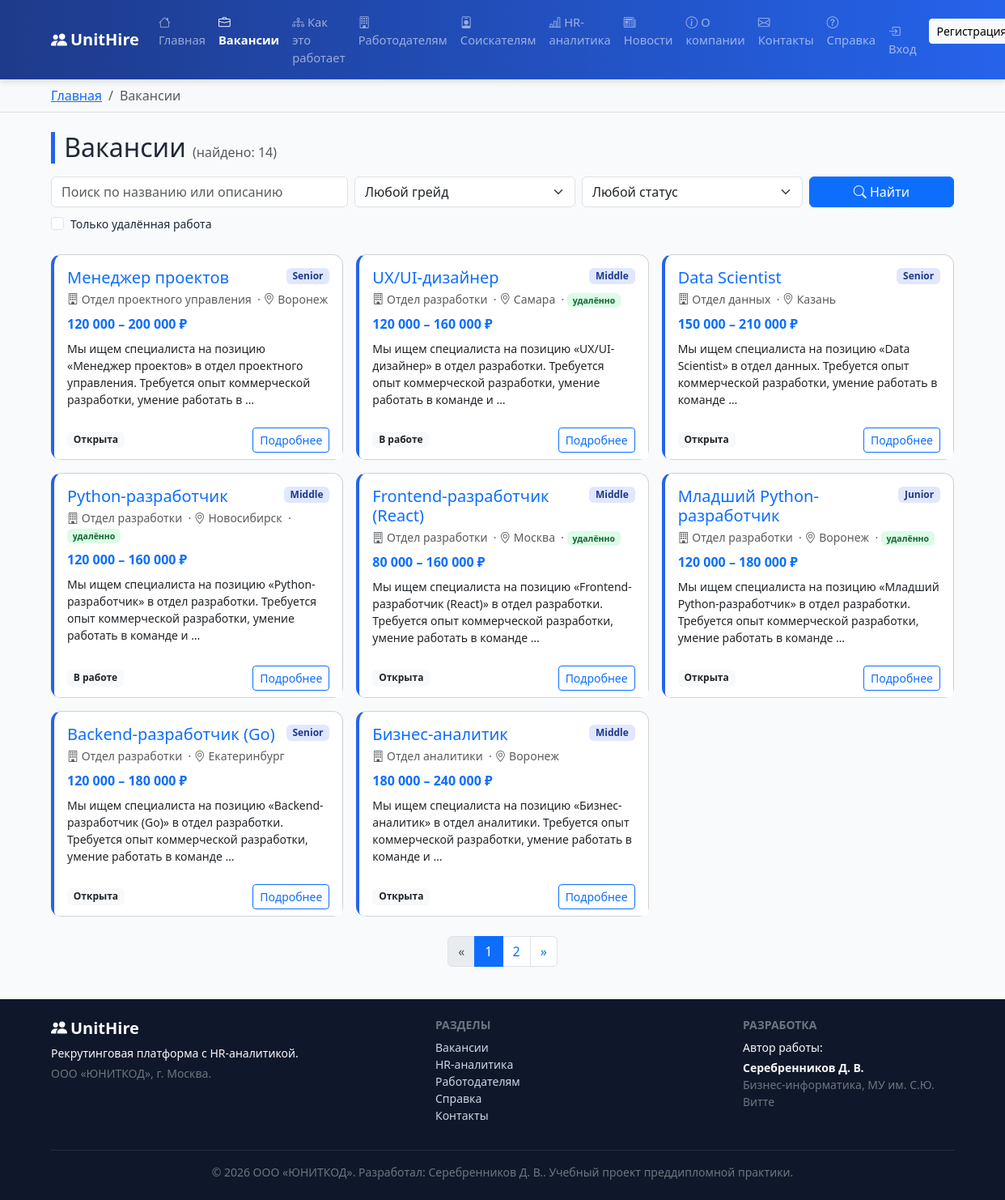
Page /vacancies/ on the committed database.
### core/models.py (models this page shows, shortened)
class Vacancy(models.Model):
    title = models.CharField("Название вакансии", max_length=150)
    department = models.ForeignKey(Department, verbose_name="Отдел",
                                   on_delete=models.PROTECT, related_name="vacancies")
    grade = models.CharField("Грейд", max_length=20, choices=Grade.choices,
                             default=Grade.MIDDLE)
    salary_min = models.PositiveIntegerField("Зарплата от, ₽", default=0)
    salary_max = models.PositiveIntegerField("Зарплата до, ₽", default=0)
    status = models.CharField("Статус", max_length=20, choices=VacancyStatus.choices,
                              default=VacancyStatus.OPEN)
    recruiter = models.ForeignKey(
        settings.AUTH_USER_MODEL, verbose_name="Ответственный рекрутёр",
        on_delete=models.SET_NULL, null=True, blank=True, related_name="vacancies",
        limit_choices_to={"role": Role.RECRUITER})
    required_skills = models.ManyToManyField(
        Skill, through="VacancySkill", verbose_name="Требуемые навыки",
        related_name="vacancies")
    description = models.TextField("Описание и требования", blank=True)
    city = models.CharField("Город", max_length=80, blank=True, default="Москва")
    is_remote = models.BooleanField("Удалённая работа", default=False)
    opened_at = models.DateField("Дата открытия", default=timezone.localdate)
    planned_close = models.DateField("Плановая дата закрытия", null=True, blank=True)
    closed_at = models.DateField("Фактическая дата закрытия", null=True, blank=True)
    class Meta:
        verbose_name = "Вакансия"
        verbose_name_plural = "Вакансии"
        ordering = ["-opened_at"]
        indexes = [models.Index(fields=["status"])]
    def salary_range(self):
        if self.salary_min and self.salary_max:
            return f"{self.salary_min:,} – {self.salary_max:,} ₽".replace(",", " ")
        if self.salary_max:
            return f"до {self.salary_max:,} ₽".replace(",", " ")
        return "по договорённости"

class Department(models.Model):
    name = models.CharField("Название отдела", max_length=120, unique=True)
    head = models.CharField("Руководитель", max_length=120, blank=True)
    headcount_plan = models.PositiveIntegerField("Плановая численность", default=0)
    description = models.TextField("Описание", blank=True)
    class Meta:
        verbose_name = "Отдел"
        verbose_name_plural = "Отделы"
        ordering = ["name"]

### core/views.py (the view)
# urls.py: path("vacancies/", views.vacancies, name="vacancies"),
def vacancies(request):
    qs = Vacancy.objects.select_related("department", "recruiter").all()
    query = request.GET.get("q", "").strip()
    grade = request.GET.get("grade", "")
    status = request.GET.get("status", "")
    remote = request.GET.get("remote", "")
    if query:
        qs = qs.filter(Q(title__icontains=query) | Q(description__icontains=query)
                       | Q(department__name__icontains=query))
    if grade:
        qs = qs.filter(grade=grade)
    if status:
        qs = qs.filter(status=status)
    if remote == "1":
        qs = qs.filter(is_remote=True)
    paginator = Paginator(qs, 8)
    page = paginator.get_page(request.GET.get("page"))
    context = {
        "breadcrumbs": _crumbs(("Главная", reverse("home")), ("Вакансии", None)),
        "page_obj": page, "querystring": _querystring(request),
        "query": query,
        "grade": grade,
        "status": status,
        "remote": remote,
        "grade_choices": Vacancy._meta.get_field("grade").choices,
        "status_choices": VacancyStatus.choices,
        "total": qs.count(),
    }
    return render(request, "public/vacancies.html", context)

### core/context_processors.py (called while the page is built)
def site_globals(request):
    return {
        "MAIN_MENU": MAIN_MENU,
        "SITE_AUTHOR": settings.SITE_AUTHOR,
        "SITE_AUTHOR_FULL": settings.SITE_AUTHOR_FULL,
        "SITE_ORG": settings.SITE_ORG,
        "SITE_NAME": settings.SITE_NAME,
        "SITE_TAGLINE": settings.SITE_TAGLINE,
        "CURRENT_YEAR": timezone.localdate().year,
    }

### core/views.py (called while the page is built)
def _crumbs(*pairs):
    return list(pairs)

def _querystring(request):
    params = request.GET.copy()
    params.pop("page", None)
    return params.urlencode()

### templates/public/vacancies.html (shortened to what this page needs)
{% extends 'base.html' %}
{% block content %}
<h2 class="section-title mb-3">Вакансии <span class="text-muted fs-6">(найдено: {{ total }})</span></h2>
<form class="row g-2 mb-4" method="get">
  <div class="col-md-4">
    <input type="text" name="q" value="{{ query }}" class="form-control"
           placeholder="Поиск по названию или описанию">
  </div>
  <div class="col-md-3">
    <select name="grade" class="form-select">
      <option value="">Любой грейд</option>
    </select>
  </div>
  <div class="col-md-3">
    <select name="status" class="form-select">
      <option value="">Любой статус</option>
    </select>
  </div>
  <div class="col-md-2 d-grid">
    <button class="btn btn-primary"><i class="bi bi-search"></i> Найти</button>
  </div>
  <div class="col-12">
    <div class="form-check">
      <input class="form-check-input" type="checkbox" name="remote" value="1"
             id="remote" {% if remote == '1' %}checked{% endif %} onchange="this.form.submit()">
      <label class="form-check-label small" for="remote">Только удалённая работа</label>
    </div>
  </div>
</form>
<div class="row g-3">
  {% for v in page_obj %}
    <div class="col-md-6 col-lg-4">{% include 'partials/_vacancy_card.html' %}</div>
  {% empty %}
    <div class="col-12"><div class="alert alert-warning">По заданным условиям вакансии не найдены.</div></div>
  {% endfor %}
</div>
{% include 'partials/_pagination.html' %}
{% endblock %}

### templates/partials/_vacancy_card.html
<div class="card vacancy-card h-100">
  <div class="card-body">
    <div class="d-flex justify-content-between align-items-start">
      <h5 class="card-title mb-1">
        <a class="text-decoration-none" href="{% url 'vacancy_detail' v.pk %}">{{ v.title }}</a>
      </h5>
      <span class="badge badge-grade">{{ v.get_grade_display }}</span>
    </div>
    <p class="text-muted small mb-2">
      <i class="bi bi-building"></i> {{ v.department.name }}
      &nbsp;·&nbsp;<i class="bi bi-geo-alt"></i> {{ v.city }}
      {% if v.is_remote %}&nbsp;·&nbsp;<span class="badge badge-soft">удалённо</span>{% endif %}
    </p>
    <p class="fw-bold text-primary mb-2">{{ v.salary_range }}</p>
    <p class="card-text small text-truncate-2">{{ v.description|truncatewords:18 }}</p>
  </div>
  <div class="card-footer bg-white border-0 d-flex justify-content-between align-items-center">
    <span class="badge bg-light text-dark">{{ v.get_status_display }}</span>
    <a class="btn btn-sm btn-outline-primary" href="{% url 'vacancy_detail' v.pk %}">Подробнее</a>
  </div>
</div>

### static/css/styles.css (style rules this page uses)
:root { --unit-primary: #2563eb; --unit-primary-dark: #1e3a8a; --unit-accent: #16a34a; --unit-dark: #0f172a; }
body { font-family: "Segoe UI", Roboto, "Helvetica Neue", Arial, sans-serif; color: #1f2937; background: #f8fafc; }
.card { border-radius: .8rem; }
.vacancy-card { border-left: 4px solid var(--unit-primary); }
.badge-grade { background: #e0e7ff; color: var(--unit-primary-dark); }
.badge-soft { background: #dcfce7; color: #166534; }
.section-title { border-left: 5px solid var(--unit-primary); padding-left: .7rem; }

### rows in the picture
Vacancy: title "Менеджер проектов", grade "Senior", department.name "Отдел проектного управления", city "Воронеж", salary_range "120 000 – 200 000 ₽", description "Мы ищем специалиста на позицию «Менеджер проектов» в отдел проектного управления. Требуется опыт коммерческой разработки, умение работать в …", status "Открыта"
Vacancy: title "UX/UI-дизайнер", grade "Middle", department.name "Отдел разработки", city "Самара", is_remote "удалённо", salary_range "120 000 – 160 000 ₽", description "Мы ищем специалиста на позицию «UX/UI-дизайнер» в отдел разработки. Требуется опыт коммерческой разработки, умение работать в команде и …", status "В работе"
Vacancy: title "Data Scientist", grade "Senior", department.name "Отдел данных", city "Казань", salary_range "150 000 – 210 000 ₽", description "Мы ищем специалиста на позицию «Data Scientist» в отдел данных. Требуется опыт коммерческой разработки, умение работать в команде …", status "Открыта"
Vacancy: title "Python-разработчик", grade "Middle", department.name "Отдел разработки", city "Новосибирск", is_remote "удалённо", salary_range "120 000 – 160 000 ₽", description "Мы ищем специалиста на позицию «Python-разработчик» в отдел разработки. Требуется опыт коммерческой разработки, умение работать в команде и …", status "В работе"
Vacancy: title "Frontend-разработчик (React)", grade "Middle", department.name "Отдел разработки", city "Москва", is_remote "удалённо", salary_range "80 000 – 160 000 ₽", description "Мы ищем специалиста на позицию «Frontend-разработчик (React)» в отдел разработки. Требуется опыт коммерческой разработки, умение работать в команде …", status "Открыта"
Vacancy: title "Младший Python-разработчик", grade "Junior", department.name "Отдел разработки", city "Воронеж", is_remote "удалённо", salary_range "120 000 – 180 000 ₽", description "Мы ищем специалиста на позицию «Младший Python-разработчик» в отдел разработки. Требуется опыт коммерческой разработки, умение работать в команде …", status "Открыта"
Vacancy: title "Backend-разработчик (Go)", grade "Senior", department.name "Отдел разработки", city "Екатеринбург", salary_range "120 000 – 180 000 ₽", description "Мы ищем специалиста на позицию «Backend-разработчик (Go)» в отдел разработки. Требуется опыт коммерческой разработки, умение работать в команде …", status "Открыта"
Vacancy: title "Бизнес-аналитик", grade "Middle", department.name "Отдел аналитики", city "Воронеж", salary_range "180 000 – 240 000 ₽", description "Мы ищем специалиста на позицию «Бизнес-аналитик» в отдел аналитики. Требуется опыт коммерческой разработки, умение работать в команде и …", status "Открыта"

### other values in the picture
{{ SITE_NAME }} "UnitHire"
{{ label }} "Главная" "Вакансии" "Как это работает" "Работодателям" "Соискателям" "HR-аналитика" "Новости" "О компании" "Контакты" "Справка"
{{ label }} "Главная"
{{ label }} "Вакансии"
{{ total }} "14"
{{ num }} "1"
{{ num }} "2"
{{ SITE_TAGLINE }} "Рекрутинговая платформа с HR-аналитикой"
{{ SITE_ORG }} "ООО «ЮНИТКОД»"
{{ SITE_AUTHOR }} "Серебренников Д. В."
{{ CURRENT_YEAR }} "2026"
